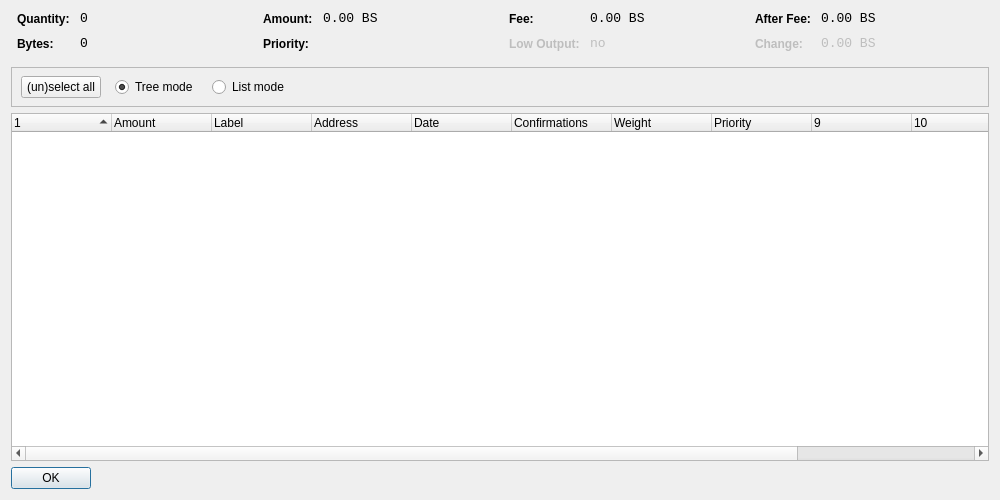
<?xml version="1.0" encoding="UTF-8"?>
<ui version="4.0">
 <class>CoinControlDialog</class>
 <widget class="QWidget" name="CoinControlDialog">
  <property name="geometry">
   <rect>
    <x>0</x>
    <y>0</y>
    <width>1000</width>
    <height>500</height>
   </rect>
  </property>
  <property name="windowTitle">
   <string>Coin Control</string>
  </property>
  <layout class="QVBoxLayout" name="verticalLayout">
   <item>
    <layout class="QHBoxLayout" name="horizontalLayoutTop" stretch="0,0,0,0">
     <property name="topMargin">
      <number>0</number>
     </property>
     <property name="bottomMargin">
      <number>10</number>
     </property>
     <item>
      <layout class="QFormLayout" name="formLayoutCoinControl1">
       <property name="horizontalSpacing">
        <number>10</number>
       </property>
       <property name="verticalSpacing">
        <number>10</number>
       </property>
       <property name="leftMargin">
        <number>6</number>
       </property>
       <property name="rightMargin">
        <number>6</number>
       </property>
       <item row="0" column="0">
        <widget class="QLabel" name="labelCoinControlQuantityText">
         <property name="styleSheet">
          <string notr="true">font-weight:bold;</string>
         </property>
         <property name="text">
          <string>Quantity:</string>
         </property>
        </widget>
       </item>
       <item row="0" column="1">
        <widget class="QLabel" name="labelCoinControlQuantity">
         <property name="font">
          <font>
           <family>Monospace</family>
           <pointsize>10</pointsize>
          </font>
         </property>
         <property name="cursor">
          <cursorShape>IBeamCursor</cursorShape>
         </property>
         <property name="contextMenuPolicy">
          <enum>Qt::ActionsContextMenu</enum>
         </property>
         <property name="text">
          <string notr="true">0</string>
         </property>
         <property name="textInteractionFlags">
          <set>Qt::LinksAccessibleByMouse|Qt::TextSelectableByKeyboard|Qt::TextSelectableByMouse</set>
         </property>
        </widget>
       </item>
       <item row="1" column="0">
        <widget class="QLabel" name="labelCoinControlBytesText">
         <property name="styleSheet">
          <string notr="true">font-weight:bold;</string>
         </property>
         <property name="text">
          <string>Bytes:</string>
         </property>
        </widget>
       </item>
       <item row="1" column="1">
        <widget class="QLabel" name="labelCoinControlBytes">
         <property name="font">
          <font>
           <family>Monospace</family>
           <pointsize>10</pointsize>
          </font>
         </property>
         <property name="cursor">
          <cursorShape>IBeamCursor</cursorShape>
         </property>
         <property name="contextMenuPolicy">
          <enum>Qt::ActionsContextMenu</enum>
         </property>
         <property name="text">
          <string notr="true">0</string>
         </property>
         <property name="textInteractionFlags">
          <set>Qt::LinksAccessibleByMouse|Qt::TextSelectableByKeyboard|Qt::TextSelectableByMouse</set>
         </property>
        </widget>
       </item>
      </layout>
     </item>
     <item>
      <layout class="QFormLayout" name="formLayoutCoinControl2">
       <property name="horizontalSpacing">
        <number>10</number>
       </property>
       <property name="verticalSpacing">
        <number>10</number>
       </property>
       <property name="leftMargin">
        <number>6</number>
       </property>
       <property name="rightMargin">
        <number>6</number>
       </property>
       <item row="0" column="0">
        <widget class="QLabel" name="labelCoinControlAmountText">
         <property name="styleSheet">
          <string notr="true">font-weight:bold;</string>
         </property>
         <property name="text">
          <string>Amount:</string>
         </property>
        </widget>
       </item>
       <item row="0" column="1">
        <widget class="QLabel" name="labelCoinControlAmount">
         <property name="font">
          <font>
           <family>Monospace</family>
           <pointsize>10</pointsize>
          </font>
         </property>
         <property name="cursor">
          <cursorShape>IBeamCursor</cursorShape>
         </property>
         <property name="contextMenuPolicy">
          <enum>Qt::ActionsContextMenu</enum>
         </property>
         <property name="text">
          <string notr="true">0.00 BS</string>
         </property>
         <property name="textInteractionFlags">
          <set>Qt::LinksAccessibleByMouse|Qt::TextSelectableByKeyboard|Qt::TextSelectableByMouse</set>
         </property>
        </widget>
       </item>
       <item row="1" column="0">
        <widget class="QLabel" name="labelCoinControlPriorityText">
         <property name="styleSheet">
          <string notr="true">font-weight:bold;</string>
         </property>
         <property name="text">
          <string>Priority:</string>
         </property>
        </widget>
       </item>
       <item row="1" column="1">
        <widget class="QLabel" name="labelCoinControlPriority">
         <property name="font">
          <font>
           <family>Monospace</family>
           <pointsize>10</pointsize>
          </font>
         </property>
         <property name="cursor">
          <cursorShape>IBeamCursor</cursorShape>
         </property>
         <property name="contextMenuPolicy">
          <enum>Qt::ActionsContextMenu</enum>
         </property>
         <property name="text">
          <string/>
         </property>
         <property name="textInteractionFlags">
          <set>Qt::LinksAccessibleByMouse|Qt::TextSelectableByKeyboard|Qt::TextSelectableByMouse</set>
         </property>
        </widget>
       </item>
      </layout>
     </item>
     <item>
      <layout class="QFormLayout" name="formLayoutCoinControl3">
       <property name="horizontalSpacing">
        <number>10</number>
       </property>
       <property name="verticalSpacing">
        <number>10</number>
       </property>
       <property name="leftMargin">
        <number>6</number>
       </property>
       <property name="rightMargin">
        <number>6</number>
       </property>
       <item row="0" column="0">
        <widget class="QLabel" name="labelCoinControlFeeText">
         <property name="styleSheet">
          <string notr="true">font-weight:bold;</string>
         </property>
         <property name="text">
          <string>Fee:</string>
         </property>
        </widget>
       </item>
       <item row="0" column="1">
        <widget class="QLabel" name="labelCoinControlFee">
         <property name="font">
          <font>
           <family>Monospace</family>
           <pointsize>10</pointsize>
          </font>
         </property>
         <property name="cursor">
          <cursorShape>IBeamCursor</cursorShape>
         </property>
         <property name="contextMenuPolicy">
          <enum>Qt::ActionsContextMenu</enum>
         </property>
         <property name="text">
          <string notr="true">0.00 BS</string>
         </property>
         <property name="textInteractionFlags">
          <set>Qt::LinksAccessibleByMouse|Qt::TextSelectableByKeyboard|Qt::TextSelectableByMouse</set>
         </property>
        </widget>
       </item>
       <item row="1" column="0">
        <widget class="QLabel" name="labelCoinControlLowOutputText">
         <property name="enabled">
          <bool>false</bool>
         </property>
         <property name="styleSheet">
          <string notr="true">font-weight:bold;</string>
         </property>
         <property name="text">
          <string>Low Output:</string>
         </property>
        </widget>
       </item>
       <item row="1" column="1">
        <widget class="QLabel" name="labelCoinControlLowOutput">
         <property name="enabled">
          <bool>false</bool>
         </property>
         <property name="font">
          <font>
           <family>Monospace</family>
           <pointsize>10</pointsize>
          </font>
         </property>
         <property name="cursor">
          <cursorShape>IBeamCursor</cursorShape>
         </property>
         <property name="contextMenuPolicy">
          <enum>Qt::ActionsContextMenu</enum>
         </property>
         <property name="text">
          <string>no</string>
         </property>
         <property name="textInteractionFlags">
          <set>Qt::LinksAccessibleByMouse|Qt::TextSelectableByKeyboard|Qt::TextSelectableByMouse</set>
         </property>
        </widget>
       </item>
      </layout>
     </item>
     <item>
      <layout class="QFormLayout" name="formLayoutCoinControl4">
       <property name="horizontalSpacing">
        <number>10</number>
       </property>
       <property name="verticalSpacing">
        <number>10</number>
       </property>
       <property name="leftMargin">
        <number>6</number>
       </property>
       <property name="rightMargin">
        <number>6</number>
       </property>
       <item row="0" column="0">
        <widget class="QLabel" name="labelCoinControlAfterFeeText">
         <property name="styleSheet">
          <string notr="true">font-weight:bold;</string>
         </property>
         <property name="text">
          <string>After Fee:</string>
         </property>
        </widget>
       </item>
       <item row="0" column="1">
        <widget class="QLabel" name="labelCoinControlAfterFee">
         <property name="font">
          <font>
           <family>Monospace</family>
           <pointsize>10</pointsize>
          </font>
         </property>
         <property name="cursor">
          <cursorShape>IBeamCursor</cursorShape>
         </property>
         <property name="contextMenuPolicy">
          <enum>Qt::ActionsContextMenu</enum>
         </property>
         <property name="text">
          <string notr="true">0.00 BS</string>
         </property>
         <property name="textInteractionFlags">
          <set>Qt::LinksAccessibleByMouse|Qt::TextSelectableByKeyboard|Qt::TextSelectableByMouse</set>
         </property>
        </widget>
       </item>
       <item row="1" column="0">
        <widget class="QLabel" name="labelCoinControlChangeText">
         <property name="enabled">
          <bool>false</bool>
         </property>
         <property name="styleSheet">
          <string notr="true">font-weight:bold;</string>
         </property>
         <property name="text">
          <string>Change:</string>
         </property>
        </widget>
       </item>
       <item row="1" column="1">
        <widget class="QLabel" name="labelCoinControlChange">
         <property name="enabled">
          <bool>false</bool>
         </property>
         <property name="font">
          <font>
           <family>Monospace</family>
           <pointsize>10</pointsize>
          </font>
         </property>
         <property name="cursor">
          <cursorShape>IBeamCursor</cursorShape>
         </property>
         <property name="contextMenuPolicy">
          <enum>Qt::ActionsContextMenu</enum>
         </property>
         <property name="text">
          <string notr="true">0.00 BS</string>
         </property>
         <property name="textInteractionFlags">
          <set>Qt::LinksAccessibleByMouse|Qt::TextSelectableByKeyboard|Qt::TextSelectableByMouse</set>
         </property>
        </widget>
       </item>
      </layout>
     </item>
    </layout>
   </item>
   <item>
    <widget class="QFrame" name="frame">
     <property name="minimumSize">
      <size>
       <width>0</width>
       <height>40</height>
      </size>
     </property>
     <property name="frameShape">
      <enum>QFrame::StyledPanel</enum>
     </property>
     <property name="frameShadow">
      <enum>QFrame::Sunken</enum>
     </property>
     <widget class="QWidget" name="horizontalLayoutWidget">
      <property name="geometry">
       <rect>
        <x>10</x>
        <y>0</y>
        <width>781</width>
        <height>41</height>
       </rect>
      </property>
      <layout class="QHBoxLayout" name="horizontalLayoutPanel" stretch="0,0,0,0">
       <property name="spacing">
        <number>14</number>
       </property>
       <item>
        <widget class="QPushButton" name="pushButtonSelectAll">
         <property name="sizePolicy">
          <sizepolicy hsizetype="Maximum" vsizetype="Fixed">
           <horstretch>0</horstretch>
           <verstretch>0</verstretch>
          </sizepolicy>
         </property>
         <property name="text">
          <string>(un)select all</string>
         </property>
        </widget>
       </item>
       <item>
        <widget class="QRadioButton" name="radioTreeMode">
         <property name="sizePolicy">
          <sizepolicy hsizetype="Maximum" vsizetype="Fixed">
           <horstretch>0</horstretch>
           <verstretch>0</verstretch>
          </sizepolicy>
         </property>
         <property name="text">
          <string>Tree mode</string>
         </property>
         <property name="checked">
          <bool>true</bool>
         </property>
        </widget>
       </item>
       <item>
        <widget class="QRadioButton" name="radioListMode">
         <property name="sizePolicy">
          <sizepolicy hsizetype="Maximum" vsizetype="Fixed">
           <horstretch>0</horstretch>
           <verstretch>0</verstretch>
          </sizepolicy>
         </property>
         <property name="text">
          <string>List mode</string>
         </property>
        </widget>
       </item>
       <item>
        <spacer name="horizontalSpacer">
         <property name="orientation">
          <enum>Qt::Horizontal</enum>
         </property>
         <property name="sizeHint" stdset="0">
          <size>
           <width>40</width>
           <height>20</height>
          </size>
         </property>
        </spacer>
       </item>
      </layout>
     </widget>
    </widget>
   </item>
   <item>
    <widget class="CoinControlTreeWidget" name="treeWidget">
     <property name="contextMenuPolicy">
      <enum>Qt::CustomContextMenu</enum>
     </property>
     <property name="sortingEnabled">
      <bool>false</bool>
     </property>
     <property name="columnCount">
      <number>12</number>
     </property>
     <attribute name="headerShowSortIndicator" stdset="0">
      <bool>true</bool>
     </attribute>
     <attribute name="headerStretchLastSection">
      <bool>false</bool>
     </attribute>
     <column>
      <property name="text">
       <string/>
      </property>
     </column>
     <column>
      <property name="text">
       <string>Amount</string>
      </property>
     </column>
     <column>
      <property name="text">
       <string>Label</string>
      </property>
     </column>
     <column>
      <property name="text">
       <string>Address</string>
      </property>
     </column>
     <column>
      <property name="text">
       <string>Date</string>
      </property>
     </column>
     <column>
      <property name="text">
       <string>Confirmations</string>
      </property>
      <property name="toolTip">
       <string>Confirmed</string>
      </property>
     </column>
     <column>
      <property name="text">
       <string>Weight</string>
      </property>
     </column>
     <column>
      <property name="text">
       <string>Priority</string>
      </property>
     </column>
     <column>
      <property name="text">
       <string/>
      </property>
     </column>
     <column>
      <property name="text">
       <string/>
      </property>
     </column>
     <column>
      <property name="text">
       <string/>
      </property>
     </column>
     <column>
      <property name="text">
       <string/>
      </property>
     </column>
    </widget>
   </item>
   <item>
    <widget class="QDialogButtonBox" name="buttonBox">
     <property name="sizePolicy">
      <sizepolicy hsizetype="Maximum" vsizetype="Fixed">
       <horstretch>0</horstretch>
       <verstretch>0</verstretch>
      </sizepolicy>
     </property>
     <property name="orientation">
      <enum>Qt::Horizontal</enum>
     </property>
     <property name="standardButtons">
      <set>QDialogButtonBox::Ok</set>
     </property>
    </widget>
   </item>
  </layout>
 </widget>
 <customwidgets>
  <customwidget>
   <class>CoinControlTreeWidget</class>
   <extends>QTreeWidget</extends>
   <header>coincontroltreewidget.h</header>
  </customwidget>
 </customwidgets>
 <resources/>
 <connections/>
</ui>
